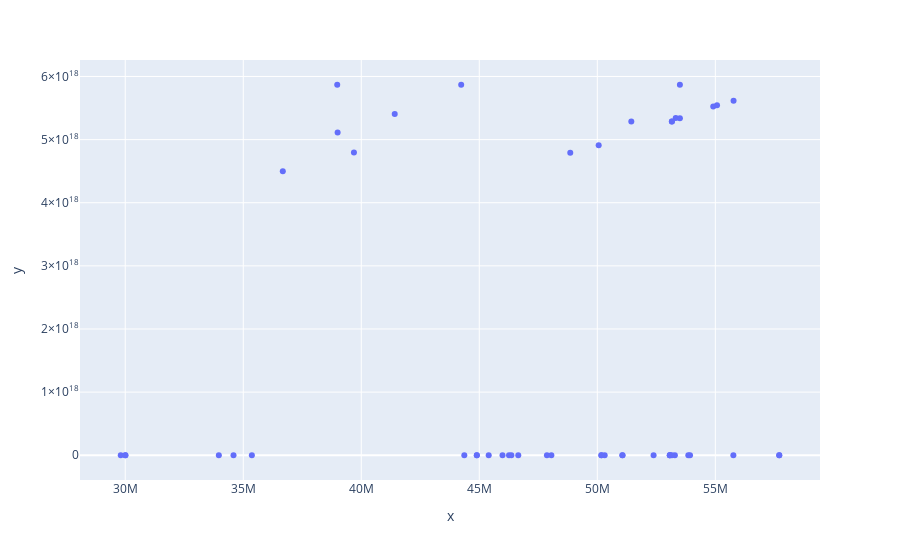

This figure's notebook cell:
### Code cell
fig = px.scatter(df, x=df.groupby("region_name")["net_operational_value_usd_per_year"].min(), y=df.groupby("region_name")["net_operational_value_usd_per_year"].max())
fig.show()
